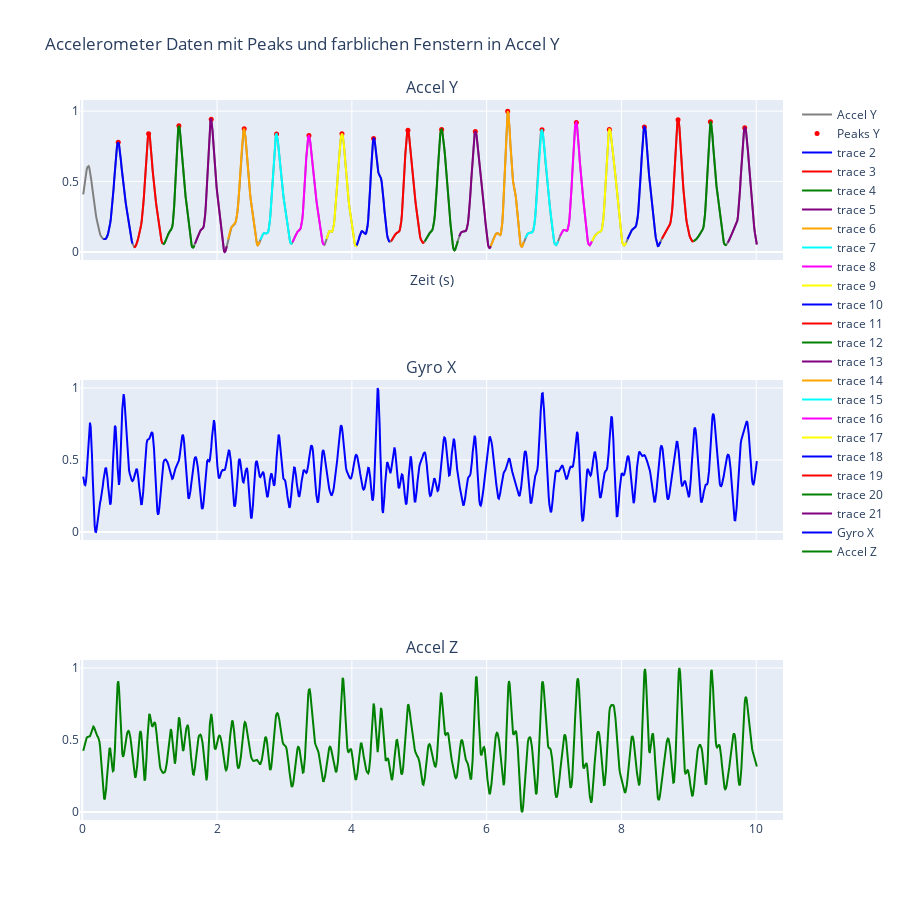

Notebook source saved alongside this figure:
### Code cell
plot_windows_with_data(normalized_df_j, j_windows, j_peaks)
